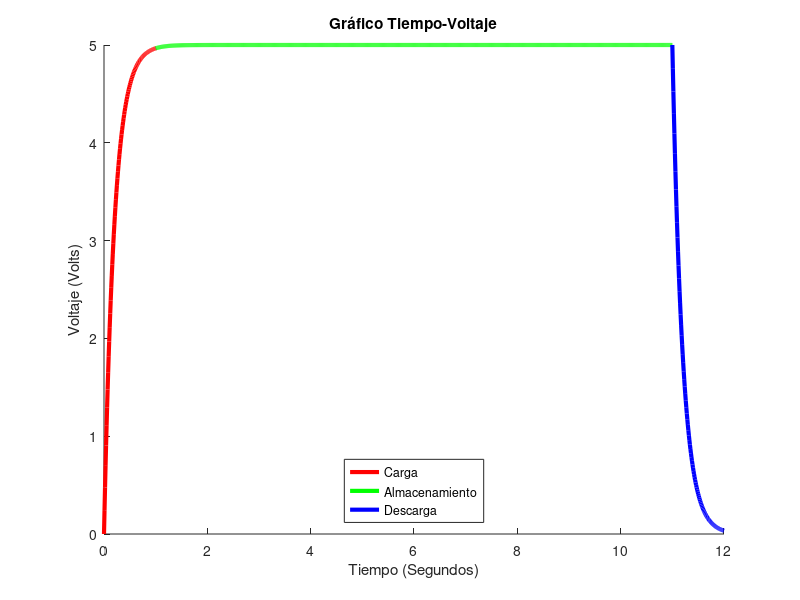
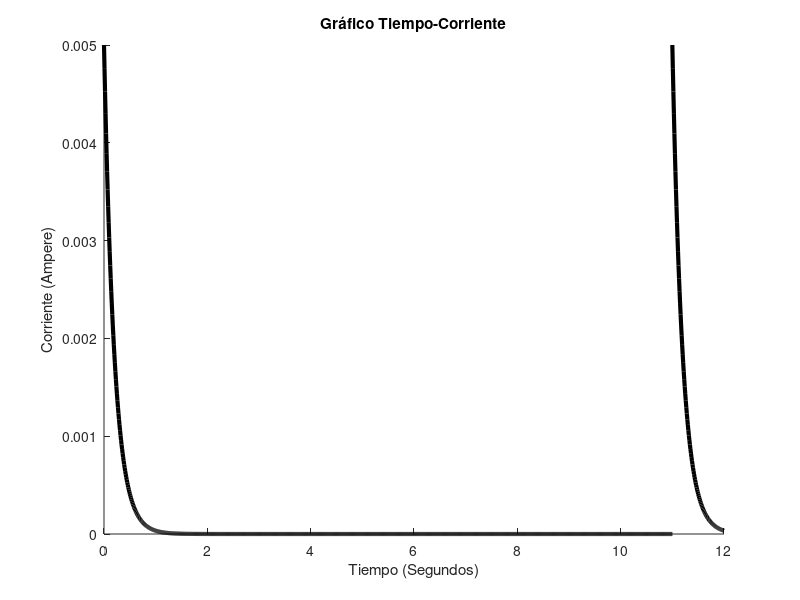
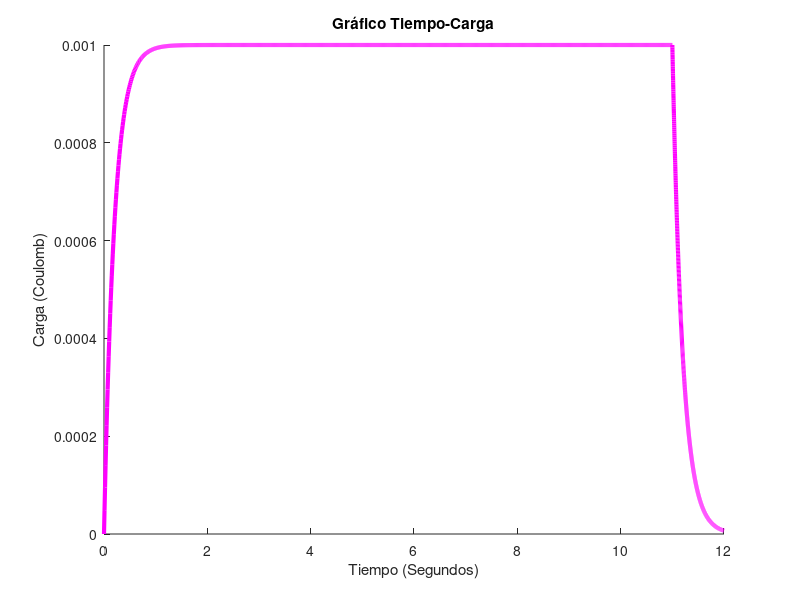

The MATLAB script that drew these images, in order:
% Ckean screen, variables and figures
% Limpiar pantalla, variables y figuras
clc
clear

% Input voltage, capacitance, resistance and time parameters
% Ingresar parámetro de voltaje, capacitancia, resistencia y tiempo
prompt = {'Voltaje (V)', 'Capacitancia (F)', 'Resistencia Carga (Ω)', 'Resistencia Descarga (Ω)', 'Tiempo de almacenamiento (s)'};
digtitle = 'Introduce los valores';
dims = [1 25];
definput = {'5','0.0002', '1000', '1000', '10'};
answer = inputdlg(prompt, digtitle, dims, definput);

% Convert the input strings to numbers
% Convertir los parámteros string a números
V = str2num(answer{1});
C = str2num(answer{2});
Rc = str2num(answer{3});
Rd = str2num(answer{4});
to = str2num(answer{5});

% Calculate the different values from the input data
% Cálculo de diferentes valores a partir de los datos ingresados
tc = 5*Rc*C;        % Charge time            -  Tiempo de Carga
td = 5*Rd*C;        % Discharge time         -  Tiempo de Descarga
Q = C*V;            % Charge                 -  Carga
U = (Q^2)/(2*C);    % Store Energy           -  Energía acumulada
tt = tc+to+td;      % Total time             -  Tiempo total
Pc = (V^2)/(Rc);    % Max Charge Power       -  Potencia máxima de carga
Pd = (V^2)/(Rd);    % Max Discharge Power    -  Potencia máxima de descarga
Icmax = V/Rc;       % Max Charge Current     -  Corriente máxima de carga
Idmax = V/Rd;       % Max Discharge Current  -  Corriente máxima de descarga

% Ask user for the graph preferences
% Preguntar al usuario si quiere ver la gráfica de carga y descarga
respuesta_usuario = questdlg('¿Deseas abrir la gráfica de carga y descarga?','Gráficas');
switch respuesta_usuario
    case 'Yes'                        % If answer is yes - Si la respuesta es si
        
        t = [0:0.01:(tc+0.01)];       % Create time vector from 0 to charge time      -  Crear vector de tiempo de 0 a tiempo de carga
        L = V*(1-exp(-(t/(Rc*C))));   % Calculate voltage based on time vector        -  Calcular voltaje respecto al vector t
        
        te = [tc:0.01:(tc+to)];       % Create time vector from charge to storage     -  Crear vector de tiempo de carga a tiempo de carga más almacenamiento
        Le = V*(1-exp(-(te/(Rc*C)))); % Calculate voltage based on te vector          -  Calcular voltaje respecto al vector te
        
        itd = [0:0.01:td];            % Create time vector from 0 to discharge time   -  Crear vector de tiempo de 0 a tiempo de descarga
        Lf = V * exp(-(itd/(Rd*C)));  % Calculate voltage based on itd vector         -  Calcular voltaje respecto al vector itd
        td2 = itd + (tc+to);          % Sum the charge time and storage to itd vector -  Sumar el tiempo de carga y almacenamiento al vector itd

        % Graph configuration
        % Configuración de la gráfica
        figure('Name', 'Gráfica Carga - Descarga');
        title('Gráfico Tiempo-Voltaje');

        % Set axis labels
        % Establecer etiquetas de los ejes
        xlabel('Tiempo (Segundos)');
        ylabel('Voltaje (Volts)')
        
        hold on

        % Plot L, Le, and Lf with respective time vector t, te, and td2
        % Graficar L, Le y Lf respecto a sus respectivos vectores de tiempo t, te y td2
        plot(t,L, 'color', 'red', 'LineWidth', 3)
        plot(te,Le, 'color', 'green', 'LineWidth', 3)
        plot(td2,Lf, 'color', 'blue', 'LineWidth', 3)

        % Add legend to identify charge, storage and discharge
        % Añadir leyenda para identificar carga, almacenamiento y descarga
        legend({'Carga','Almacenamiento','Descarga'}, 'Location', 'south')
end

% Ask user if the current vs time plot is required
% Preguntar al usuario si quiere ver la gráfica de corriente respecto al tiempo
respuesta_usuario = questdlg('¿Deseas abrir la gráfica de corriente respecto al tiempo?','Gráficas');
switch respuesta_usuario
    case 'Yes'                                 % If answer us yes - Si la respuesta es si
        
        ti = [0:0.01:(tc+to)];                 % Create time vector from 0 to charge time      -  Crear vector de tiempo de 0 a tiempo de carga
        I = (V/Rc)*exp(-((((1/C)/Rc)*ti)));    % Calculate current based on ti vector          -  Calcular corriente respecto al vector ti
        
        ti1 = [0:0.01:td];                     % Create time vector from 0 to discharge time   -  Crear vector de tiempo de 0 a tiempo de descarga
        I2 = (V/Rd)*(exp(-(((1/C)/Rd)*ti1)));  % Calculate voltage based on ti1 vector         -  Calcular voltaje respecto al vector de ti1
        ti2 = ti1 + (tc+to);                   % Sum charge and storage time to ti2 vector     -  Sumar el tiempo de carga y almacenamiento al vector ti2

        % Graph configuration
        % Configuración de la gráfica
        figure('Name', 'Gráfica Corriente Respecto al Tiempo');
        title('Gráfico Tiempo-Corriente');

        % Set axis labels
        % Establecer etiquetas de los ejes
        xlabel('Tiempo (Segundos)');
        ylabel('Corriente (Ampere)')
        
        hold on 

        % Plot I and I2 using their respective ti and ti2 time vectors
        % Graficar I e I2 respecto a sus respectivos vectores de tiempo ti y ti2
        plot(ti,I, 'color', 'black', 'LineWidth', 3)
        plot(ti2,I2, 'color', 'black', 'LineWidth', 3)
end

% Ask user if the charge vs time plot is required
% Preguntar al usuario si quiere ver la gráfica de carga respecto al tiempo
respuesta_usuario = questdlg('¿Deseas abrir la gráfica de carga respecto al tiempo?','Gráficas');
switch respuesta_usuario
    case 'Yes'                               % If answer us yes - Si la respuesta es si
        
        tq = [0:0.01:(tc+to)];               % Create time vector from 0 to charge and storage time  -  Crear vector de tiempo de 0 a tiempo de carga y almacenamiento
        Q1 = (V*(1-exp(-(tq/(Rc*C))))) * C;  % Calculate charge using tq vector                      -  Calcular carga respecto al vector de tq
        
        tq15 = [0:0.001:td];                 % Create time vector from 0 to discharge time           -  Crear vector de tiempo de 0 a tiempo de descarga
        Q2 = (V * exp(-(tq15/(Rd*C)))) * C;  % Calculate charge using tq15 vector                    -  Calcular carga respecto al vector de tq15
        tq2 = tq15 + (tc + to);              % Sum charge and storage time using tq15 vector         -  Sumar el tiempo de carga y almacenamiento al vector tq15

        % Graph configuration
        % Configuración de la gráfica
        figure('Name', 'Gráfica Carga Respecto al Tiempo');
        title('Gráfico Tiempo-Carga');

        % Set axis labels
        % Establecer etiquetas de los ejes
        xlabel('Tiempo (Segundos)');
        ylabel('Carga (Coulomb)')
        
        hold on

        % Plot Q1 and Q2 using their respective time vector tq and tq2
        % Graficar Q1 y Q2 respecto a sus respectivos vectores de tiempo tq y tq2
        plot(tq,Q1, 'color', 'magenta', 'LineWidth', 3)
        plot(tq2,Q2, 'color', 'magenta', 'LineWidth', 3)
end

% Print the circuit results
% Imprimir los resultados del circuito
fprintf('Resultados: \n')
fprintf(['  Tiempo de carga: %.2f segundos \n'], tc)
fprintf(['  Tiempo de descarga: %.2f segundos \n'], td)
fprintf(['  Tiempo total del sistema: %.2f segundos \n \n'], tt)
fprintf(['  Carga máxima: %.5f Coulomb \n'], Q)
fprintf(['  Energía almacenada: %.5f Joules \n \n'], U)
fprintf(['  Potencia máxima de carga: %.5f Watts \n'], Pc)
fprintf(['  Potencia máxima de descarga: %.5f Watts \n \n'], Pd)
fprintf(['  Corriente máxima de carga: %.5f Amperes \n'], Icmax)
fprintf(['  Corriente máxima de descarga: %.5f Amperes \n'], Idmax)
